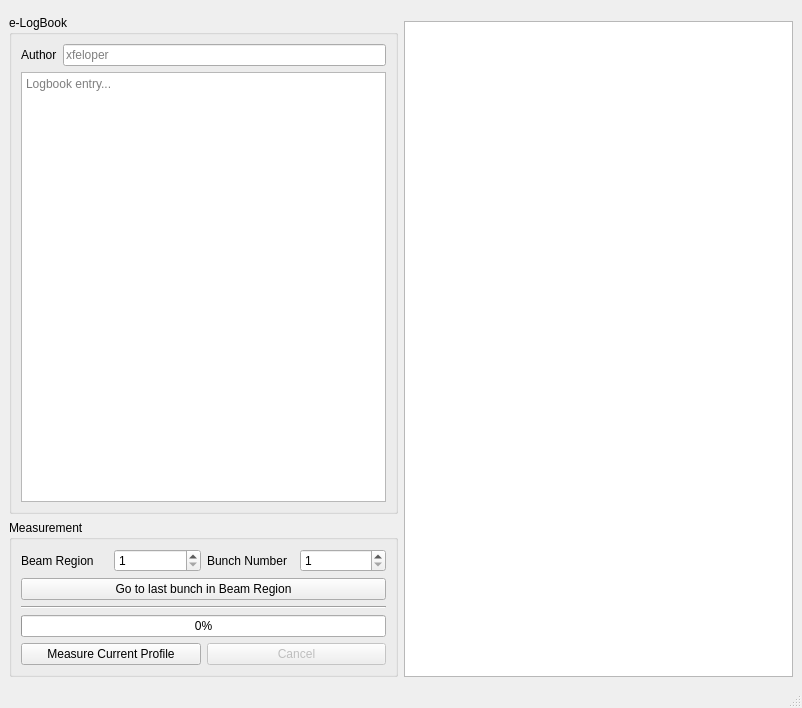
<?xml version="1.0" encoding="UTF-8"?>
<ui version="4.0">
 <class>CurrentProfilerWindow</class>
 <widget class="QMainWindow" name="CurrentProfilerWindow">
  <property name="geometry">
   <rect>
    <x>0</x>
    <y>0</y>
    <width>802</width>
    <height>708</height>
   </rect>
  </property>
  <property name="windowTitle">
   <string>MainWindow</string>
  </property>
  <widget class="QWidget" name="centralwidget">
   <layout class="QGridLayout" name="gridLayout_3">
    <item row="0" column="0" rowspan="3">
     <layout class="QVBoxLayout" name="verticalLayout">
      <item>
       <widget class="AreaControl" name="area_control" native="true"/>
      </item>
      <item>
       <widget class="QGroupBox" name="groupBox_2">
        <property name="title">
         <string>e-LogBook</string>
        </property>
        <layout class="QGridLayout" name="gridLayout">
         <item row="0" column="1">
          <widget class="QLineEdit" name="author_line_edit">
           <property name="tabletTracking">
            <bool>false</bool>
           </property>
           <property name="placeholderText">
            <string>xfeloper</string>
           </property>
          </widget>
         </item>
         <item row="1" column="0" colspan="2">
          <widget class="QTextEdit" name="logbook_text_edit">
           <property name="tabChangesFocus">
            <bool>true</bool>
           </property>
           <property name="acceptRichText">
            <bool>false</bool>
           </property>
           <property name="placeholderText">
            <string>Logbook entry...</string>
           </property>
          </widget>
         </item>
         <item row="0" column="0">
          <widget class="QLabel" name="author_label">
           <property name="text">
            <string>Author</string>
           </property>
          </widget>
         </item>
        </layout>
       </widget>
      </item>
      <item>
       <widget class="QGroupBox" name="groupBox">
        <property name="title">
         <string>Measurement</string>
        </property>
        <layout class="QGridLayout" name="gridLayout_2">
         <item row="6" column="0" colspan="4">
          <widget class="QProgressBar" name="progress_bar">
           <property name="value">
            <number>0</number>
           </property>
          </widget>
         </item>
         <item row="2" column="0" colspan="4">
          <widget class="Line" name="line">
           <property name="orientation">
            <enum>Qt::Horizontal</enum>
           </property>
          </widget>
         </item>
         <item row="7" column="0" colspan="2">
          <widget class="QPushButton" name="start_measurement_button">
           <property name="text">
            <string>Measure Current Profile</string>
           </property>
          </widget>
         </item>
         <item row="0" column="2" colspan="2">
          <layout class="QHBoxLayout" name="horizontalLayout_2">
           <item>
            <widget class="QLabel" name="label_2">
             <property name="text">
              <string>Bunch Number</string>
             </property>
            </widget>
           </item>
           <item>
            <widget class="QSpinBox" name="bunch_number_spinner">
             <property name="minimum">
              <number>1</number>
             </property>
            </widget>
           </item>
          </layout>
         </item>
         <item row="7" column="2" colspan="2">
          <widget class="QPushButton" name="cancel_button">
           <property name="enabled">
            <bool>false</bool>
           </property>
           <property name="text">
            <string>Cancel</string>
           </property>
          </widget>
         </item>
         <item row="0" column="0" colspan="2">
          <layout class="QHBoxLayout" name="horizontalLayout">
           <item>
            <widget class="QLabel" name="label">
             <property name="text">
              <string>Beam Region</string>
             </property>
            </widget>
           </item>
           <item>
            <widget class="QSpinBox" name="beam_region_spinner">
             <property name="minimum">
              <number>1</number>
             </property>
            </widget>
           </item>
          </layout>
         </item>
         <item row="1" column="0" colspan="4">
          <widget class="QPushButton" name="goto_last_in_beamregion">
           <property name="text">
            <string>Go to last bunch in Beam Region</string>
           </property>
          </widget>
         </item>
        </layout>
       </widget>
      </item>
     </layout>
    </item>
    <item row="0" column="1">
     <widget class="GraphicsLayoutWidget" name="current_graphics" native="true"/>
    </item>
    <item row="1" column="1">
     <widget class="GraphicsLayoutWidget" name="tilt_graphics" native="true"/>
    </item>
    <item row="2" column="1">
     <widget class="BeamCurrentTableView" name="beam_table_view"/>
    </item>
   </layout>
  </widget>
  <widget class="QMenuBar" name="menubar">
   <property name="geometry">
    <rect>
     <x>0</x>
     <y>0</y>
     <width>802</width>
     <height>24</height>
    </rect>
   </property>
  </widget>
  <widget class="QStatusBar" name="statusbar"/>
 </widget>
 <customwidgets>
  <customwidget>
   <class>GraphicsLayoutWidget</class>
   <extends>QWidget</extends>
   <header>pyqtgraph</header>
   <container>1</container>
  </customwidget>
  <customwidget>
   <class>AreaControl</class>
   <extends>QWidget</extends>
   <header>esme.gui.widgets.area</header>
   <container>1</container>
  </customwidget>
  <customwidget>
   <class>BeamCurrentTableView</class>
   <extends>QTableView</extends>
   <header>esme.gui.widgets.table</header>
  </customwidget>
 </customwidgets>
 <resources/>
 <connections/>
</ui>
